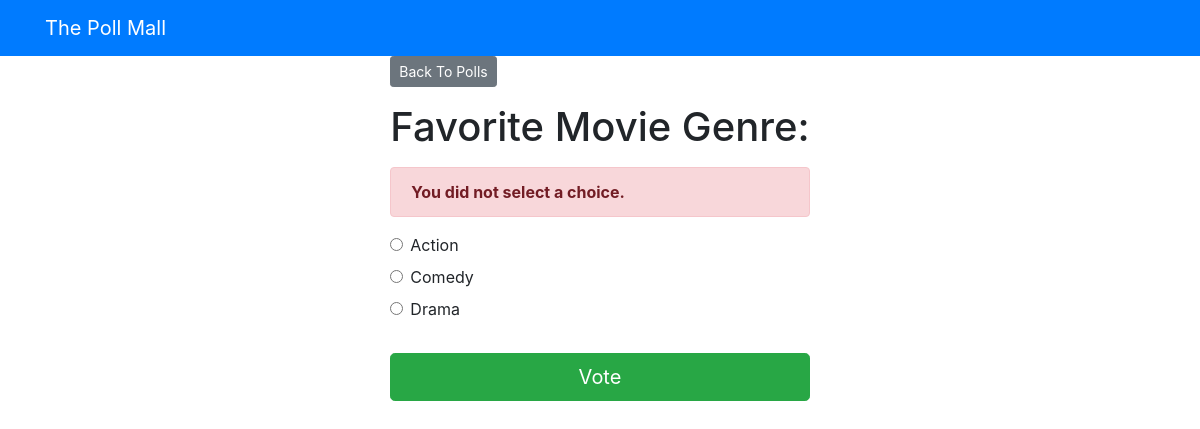
/polls/4/votes/, run on the app's committed database.
### pollApp/models.py (models this page shows, shortened)
class Question(models.Model):
    question_text = models.CharField(max_length = 200)
    publishing_date = models.DateTimeField('date_published')

class Choice(models.Model):
    question = models.ForeignKey(Question , on_delete=models.CASCADE)
    choice_text = models.CharField(max_length = 200)
    votes = models.IntegerField(default = 0)

### pollApp/views.py (the view)
# urls.py: path('<int:question_id>/votes/',views.vote, name = 'vote'),
def vote(request, question_id):
    question = get_object_or_404(Question, pk=question_id)
    try:
        selected_choice = question.choice_set.get(pk = request.POST['choice'])
    except (KeyError ,Choice.DoesNotExist):
        return render(request,'polls/detail.html' ,
                      {'question': question,
                       'error_message':'You did not select a choice.'})
    else:
        selected_choice.votes += 1
        selected_choice.save()
        return HttpResponseRedirect(reverse('polls:results' , args=(question.id,)))

### templates/polls/detail.html (shortened to what this page needs)
{% extends 'base.html' %}
{% block content %}
<a class ="btn btn-secondary btn-sm mb-3" href ="{% url 'polls:index' %}">Back To Polls</a>
<h1 class ="text-center mb-3">{{ question.question_text }}</h1>
{% if error_message %}
<p class ="alert alert-danger">
	<strong>{{ error_message }}</strong>
</p>
{% endif %}
<form action ="{% url 'polls:vote' question.id %}" method ="post">
	{% for choice in question.choice_set.all %}
	<div class ="form-check">
		<input type ="radio" name ="choice" class ="form-check-input" id ="choice{{ forloop.counter }}"
			value ="{{ choice.id }}" />
		<label for ="choice{{ forloop.counter }}">{{ choice.choice_text }}</label>
	</div>
	{% endfor %}
	<input type ="submit" value ="Vote" class ="btn btn-success btn-lg btn-block mt-4" />
</form>
{% endblock %}

### data on the page
Question: question_text "Favorite Movie Genre:"
Choice: choice_text "Action"
Choice: choice_text "Comedy"
Choice: choice_text "Drama"

### other printed values
{{ error_message }} "You did not select a choice."
